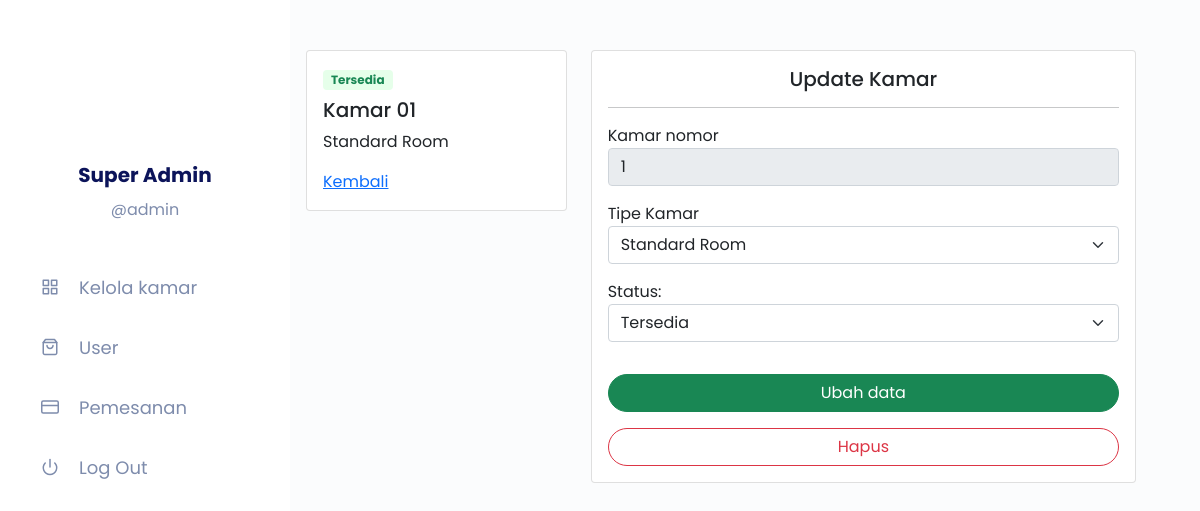
The page /public/home/detail/1 (signed in) on the database its author committed.
### tables this page shows
CREATE TABLE `room` (
  `idRoom` int(11) NOT NULL,
  `idRoomType` int(11) NOT NULL,
  `noRoom` int(11) NOT NULL,
  `isBooked` tinyint(1) NOT NULL DEFAULT 0
);

CREATE TABLE `roomType` (
  `idRoomType` int(11) NOT NULL,
  `nameRoomType` varchar(255) NOT NULL,
  `priceRoomType` bigint(64) NOT NULL
);

### app/core/Controller.php (called while the page is built, shortened)
<?php
class Controller {
    public function view($view, $data = [])
    {
        require_once '../app/views/' . $view . '.php';
    }
    public function model($model)
    {
        return new $model;
    }
}

### app/controllers/Home.php (called while the page is built, shortened)
<?php
class Home extends Controller {
    public function detail($id)
    {
        $data['judul'] = 'Detail Kamar';
        $data['room'] = $this->model('RoomModel')->getRoomById($id);
        $data['getAllRoomType'] = $this->model('RoomModel')->getAllRoomType();
        $this->view('home/detail', $data);
    }
}

### app/core/App.php (called while the page is built, shortened)
<?php
class App {
    protected $method = 'index';
    protected $params = [];
    public function __construct()
    {
        $url = $this->parseURL();
        if( isset($url[0]) ) {
            if( file_exists('../app/controllers/' . $url[0] . '.php') ) {
                unset($url[0]);
            }
        }
        $this->controller = new $this->controller;
        if( isset($url[1]) ) {
            if( method_exists($this->controller, $url[1]) ) {
                $this->method = $url[1];
                unset($url[1]);
            }
        }
        if( !empty($url) ) {
            $this->params = array_values($url);
        }
        call_user_func_array([$this->controller, $this->method], $this->params);
    }
    public function parseURL()
    {
        if( isset($_GET['url']) ) {
            $url = rtrim($_GET['url'], '/');
            $url = filter_var($url, FILTER_SANITIZE_URL);
            $url = explode('/', $url);
            return $url;
        }
    }
}

### public/index.php (called while the page is built, shortened)
<?php
$app = new App;

### app/core/Database.php (called while the page is built, shortened)
<?php
class Database {
    private $host = DB_HOST;
    private $user = DB_USER;
    private $pass = DB_PASS;
    private $db_name = DB_NAME;
    private $dbh;
    private $stmt;
    public function __construct()
    {
        $dsn = 'mysql:host=' . $this->host . ';dbname=' . $this->db_name;
        $option = [
            PDO::ATTR_PERSISTENT => true,
            PDO::ATTR_ERRMODE => PDO::ERRMODE_EXCEPTION
        ];
        try {
            $this->dbh = new PDO($dsn, $this->user, $this->pass, $option);
        } catch(PDOException $e) {
            die($e->getMessage());
        }
    }
    public function query($query)
    {
        $this->stmt = $this->dbh->prepare($query);
    }
    public function bind($param, $value, $type = null)
    {
        if( is_null($type) ) {
            switch( true ) {
                default :
                    $type = PDO::PARAM_STR;
            }
        }
        $this->stmt->bindValue($param, $value, $type);
    }
    public function execute()
    {
        $this->stmt->execute();
    }
    public function resultSet()
    {
        $this->execute();
        return $this->stmt->fetchAll(PDO::FETCH_ASSOC);
    }
    public function single()
    {
        $this->execute();
        return $this->stmt->fetch(PDO::FETCH_ASSOC);
    }
}

### app/models/RoomModel.php (called while the page is built, shortened)
<?php
class RoomModel {
    private $table = 'room';
    private $db;
    public function __construct()
    {
        $this->db = new Database;
    }
    public function getAllRoomType()
    {
        $this->db->query('SELECT * FROM ' . $this->table .'Type');
        return $this->db->resultSet();
    }
    public function getRoomById($idRoom)
    {
        $this->db->query('SELECT * FROM ' . $this->table . ' INNER JOIN roomType ON roomType.idRoomType = ' . $this->table . '.idRoomType WHERE idRoom=:idRoom');
        $this->db->bind('idRoom', $idRoom);
        return $this->db->single();
    }
}

### app/views/home/detail.php (the view, shortened to what this page needs)
<div class="col-12 col-xl-9">
    <div class="row nav align-items-start">
        <div class="col-md-4">
            <div class="card">
                <div class="card-body">
                    <span style="background-color: <?= $data['room']['isBooked'] == 0 ? '#e6ffea' : '#ffe9e6';?>;"
                        class="badge text-<?= $data['room']['isBooked'] == 0 ? 'success' : 'danger';?> mb-2 py-1 px-2"><?= $data['room']['isBooked'] == 0 ? 'Tersedia' : 'Terisi';?></span>
                    <h5 class="card-title">Kamar 0<?= $data['room']['noRoom']; ?></h5>
                    <p class="card-text"><?= $data['room']['nameRoomType'];?></p>
                    <a href="<?= BASEURL; ?>" class="card-link">Kembali</a>
                </div>
            </div>
        </div>
        <?php if(isset($_SESSION['login'])): ?>
<?php if($_SESSION['isAdmin'] == 1): ?>
<div class="col-md-8">
    <div class="card">
        <div class="card-body">
            <form action="<?= BASEURL; ?>/home/ubahKamar ?>" method="POST">
                <div class="form-group">
                    <h5 class="text-center">Update Kamar</h5>
                    <hr>
                    <div class="form-group mb-3">
                        <label for="userName">Kamar nomor</label>
                        <input type="text" class="form-control" value="<?= $data['room']['noRoom'];?>" disabled>
                    </div>
                    <div class="form-group mb-3">
                        <label for="userName">Tipe Kamar</label>
                        <select class="form-select" name="idRoomType">
                            <?php foreach($data['getAllRoomType'] as $roomType) : ?>
                            <?php if($data['room']['idRoomType'] == $roomType['idRoomType']) { ?>
                            <?php $selected = "selected"; } else { $selected = " ";} ?>
                            <option value="<?= $roomType['idRoomType']?>" <?= $selected;?>>
                                <?= $roomType['nameRoomType']?></option>
                            <?php endforeach;?>
                        </select>
                    </div>
                    <div class=" form-group mb-3">
                        <label for="durasi">Status:</label>
                        <select class="form-select" name="isBooked">
                            <?php if($data['room']['isBooked'] == 0): ?> // Status Tersedia
                            <option value="0">Tersedia</option>
                            <?php else:?>
                            <option value="1">Sudah Terisi</option>
                            <option value="0">Tersedia</option>
                            <?php endif;?>
                        </select>
                    </div>
                    <div class="d-grid">
                        <button type="submit" class="btn btn-success mt-3" style="border-radius: 100px;">Ubah data
                        </button>
            </form>
            <a href="<?= BASEURL; ?>/home/hapusKamar/<?= $data['room']['idRoom']; ?>"
                class="btn btn-outline-danger mt-3" style="border-radius: 100px;"
                onclick="return confirm('yakin?');">Hapus</a>
        </div>
    </div>
</div>
</div>
</div>
</div>
<?php endif ?>
<?php endif ?>

### public/css/index.css (style rules this page uses)
html, body { font-family: "Poppins"; font-style: normal; background-color: #FBFCFD; overflow-x: hidden; position: relative; padding-bottom: 70px; }
.nav { display: flex; justify-content: space-between; align-items: center; flex-wrap: wrap; padding: 50px 14px 24px 14px; }
@media (min-width: 768px) { .nav { flex-wrap: nowrap; } }
@media (min-width: 1200px) { .nav { padding: 50px 64px 24px 0px; } }

### rows shown on the page
room: noRoom "1", idRoomType.nameRoomType "Standard Room", isBooked "Tersedia"

### other values the page prints
$_SESSION['namaUser'] "Super Admin"
$_SESSION['userName'] "admin"
form field idRoomType "Standard Room"
